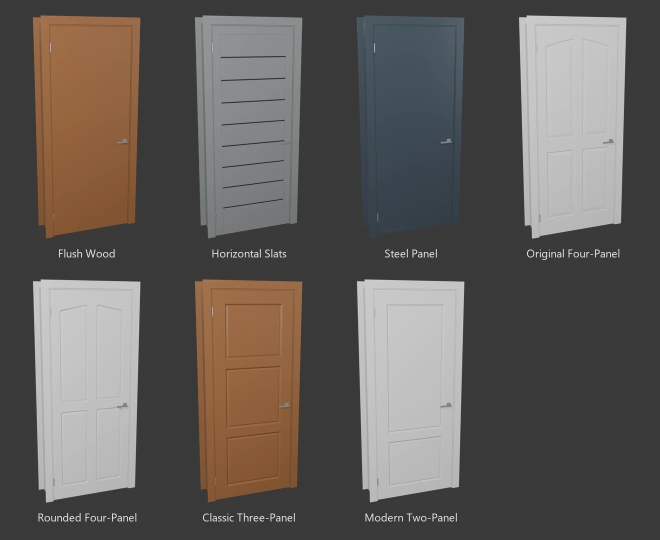
#> input picture _images/door-styles.webp, 1320 x 1080 px, given in place of door-styles.webp.png, which was not available (shown at 1/2 size)
$ python -i compose.py   (imports and definitions only)
#> lines starting #> are read from the running program, lines starting #| are printed output that depends on the picture
"""Compose the documentation figures from the renders and panel screenshots.

Run with any Python that has Pillow:

    python tools/compose.py

Every figure is a plain dark page with the subject, an optional panel inset,
thin arrows and short labels. Output goes to docs/images as WebP.
"""

import json
from pathlib import Path
import sys

from PIL import Image, ImageDraw, ImageFont

TOOLS = Path(__file__).resolve().parent
RENDERS = TOOLS / '_renders'
IMAGES = TOOLS.parent / 'docs' / 'images'
BACKGROUND = (57, 57, 57, 255)
ARROW = (242, 177, 52, 255)
LABEL = (232, 232, 232, 255)
FONT = 'C:/Windows/Fonts/segoeui.ttf'


def render(name, width=None, pad=12, trim=True):
    """A transparent render, trimmed to its content with a small margin."""
#> called with name = '../_images/door-styles.webp', pad = 12, trim = True
    image = Image.open(RENDERS / f'{name}.png').convert('RGBA')
    if trim:
        left, top, right, bottom = image.getchannel('A').getbbox()
#> left = 0; top = 0; right = 1320; bottom = 1080
        image = image.crop((max(0, left - pad), max(0, top - pad), right + pad, bottom + pad))
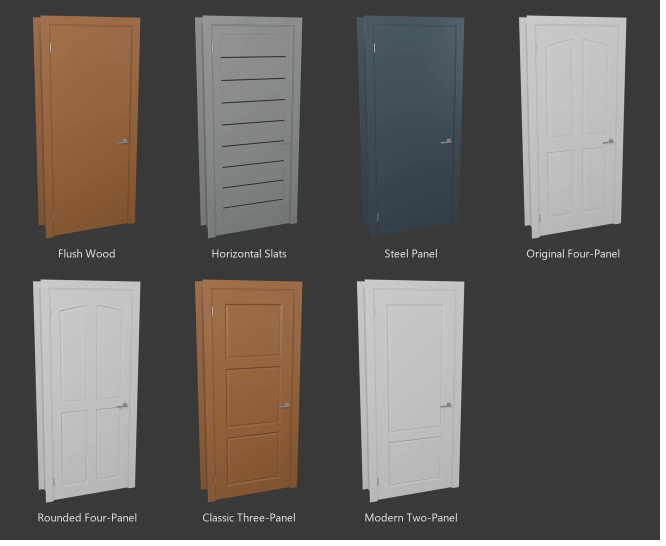
#> image: PIL image 1332x1092 RGBA (shown at 1/2 size); mean R, G, B, A 95.6, 90.8, 87.1, 249.9; transparent parts drawn white
    if width:
        image = image.resize((width, round(image.height * width / image.width)), Image.LANCZOS)
    return image


# [6 lines left out: function panel, not called in this run]


def font(size):
    return ImageFont.truetype(FONT, size)


def label(draw, center, text, size=24):
    draw.text(center, text, fill=LABEL, font=font(size), anchor='mm')


# [106 lines left out: functions arrow, tree, save, window_collision_detail, fit, grid and 5 more, not called in this run]


def stairs_finish():
    grid('stairs-finish', [render('stairs_finish_original'), render('stairs_finish_plates')], 2, (560, 420),
         ['Original Bevel', 'Tread Plates'])


def stairs_collisions():
    grid('stairs-collisions', [render('stairs_collisions_steps'), render('stairs_collisions_ramp')], 2, (600, 560),
         ['Flight Shape: Steps', 'Flight Shape: Ramp'])


# [5 lines left out: function railing_types, not called in this run]


def railing_mounting():
    grid('railing-mounting', [render('stairs_mounting_flight'), render('stairs_mounting_wall')], 2, (600, 560),
         ['Flight Mounted on both sides', 'Wall Mounted outer side, with Preview Wall'])


def hero():
    tiles = [render('hero_door'), render('hero_window'), render('hero_stairs')]
    grid('hero', tiles, 3, (440, 440), gap=30)


# [20 lines left out: functions texturing_atlas, texturing_ready, not called in this run]


def painter_bake():
    grid('painter-bake', [render('door_painter_high')], 1, (1400, 620))


FIGURES = {'window-collision-detail': window_collision_detail, 'door-styles': door_styles,
           'door-handles': door_handles, 'door-layouts': door_layouts, 'window-presets': window_presets,
           'stairs-presets': stairs_presets, 'stairs-finish': stairs_finish, 'stairs-collisions': stairs_collisions,
           'railing-types': railing_types, 'railing-mounting': railing_mounting, 'hero': hero,
           'texturing-atlas': texturing_atlas, 'painter-bake': painter_bake, 'texturing-ready': texturing_ready}

# [3 lines not run here, left out]

>>> result = render('../_images/door-styles.webp')

$ run again, on _images/hero.webp
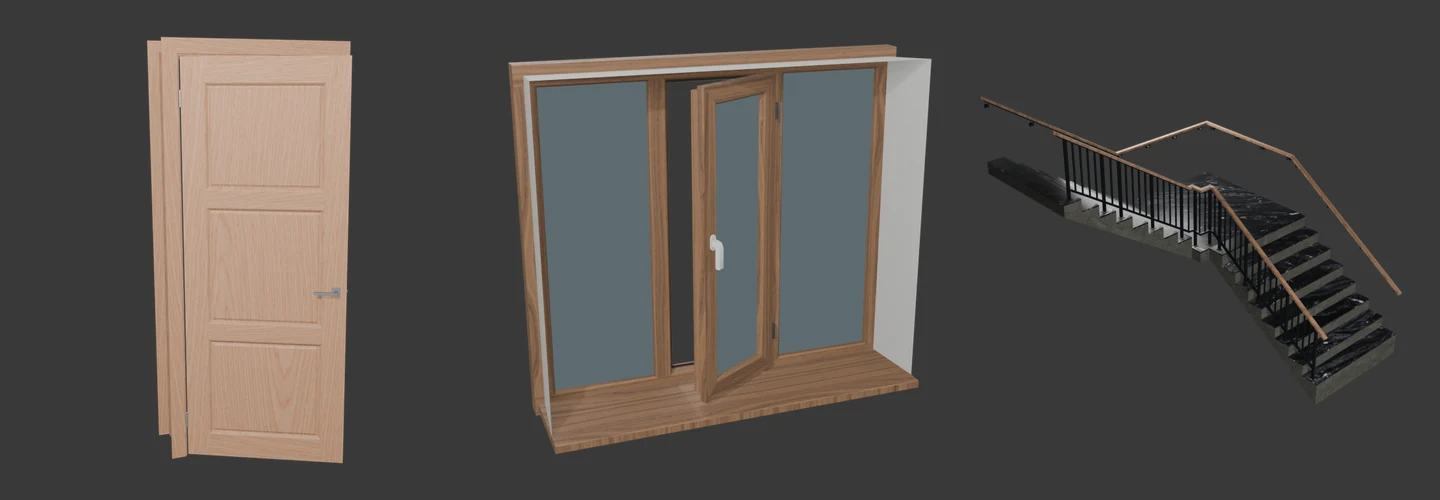
#> input picture _images/hero.webp, 1440 x 500 px, given in place of hero.webp.png, which was not available
#> left = 0; right = 1440; bottom = 500
#> in render, `image = image.crop((max(0, left - pad), max(0, top - pad), right + pad..`:
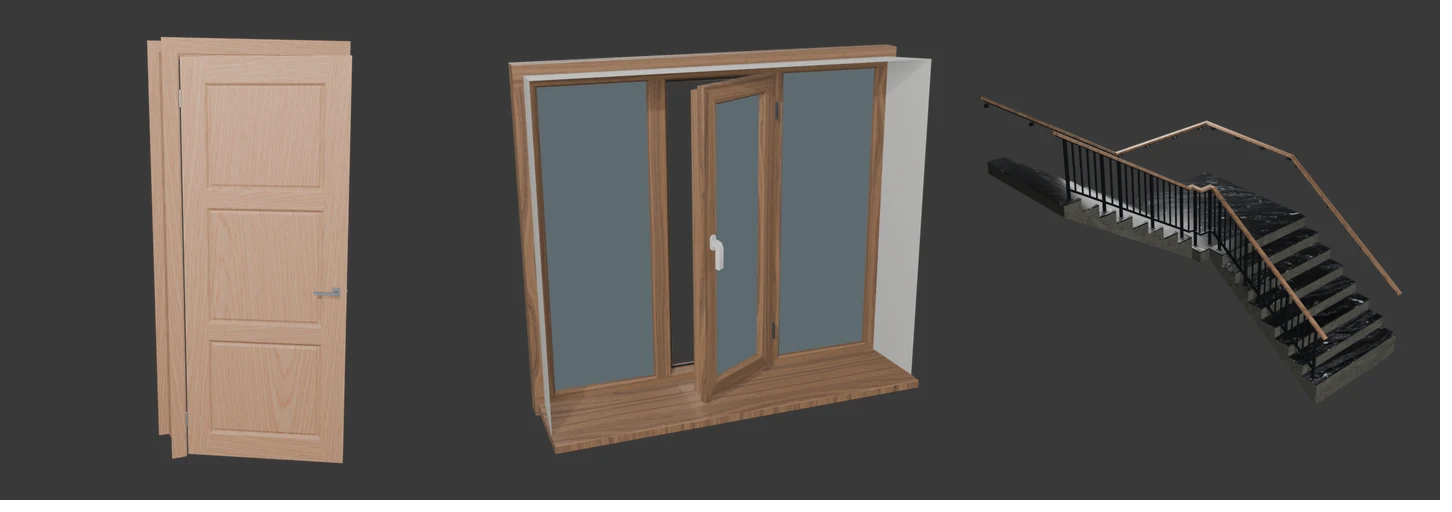
#> image: PIL image 1452x512 RGBA; mean R, G, B, A 81.1, 76.4, 72.7, 247; transparent parts drawn white

$ run again, on _images/painter-bake.webp
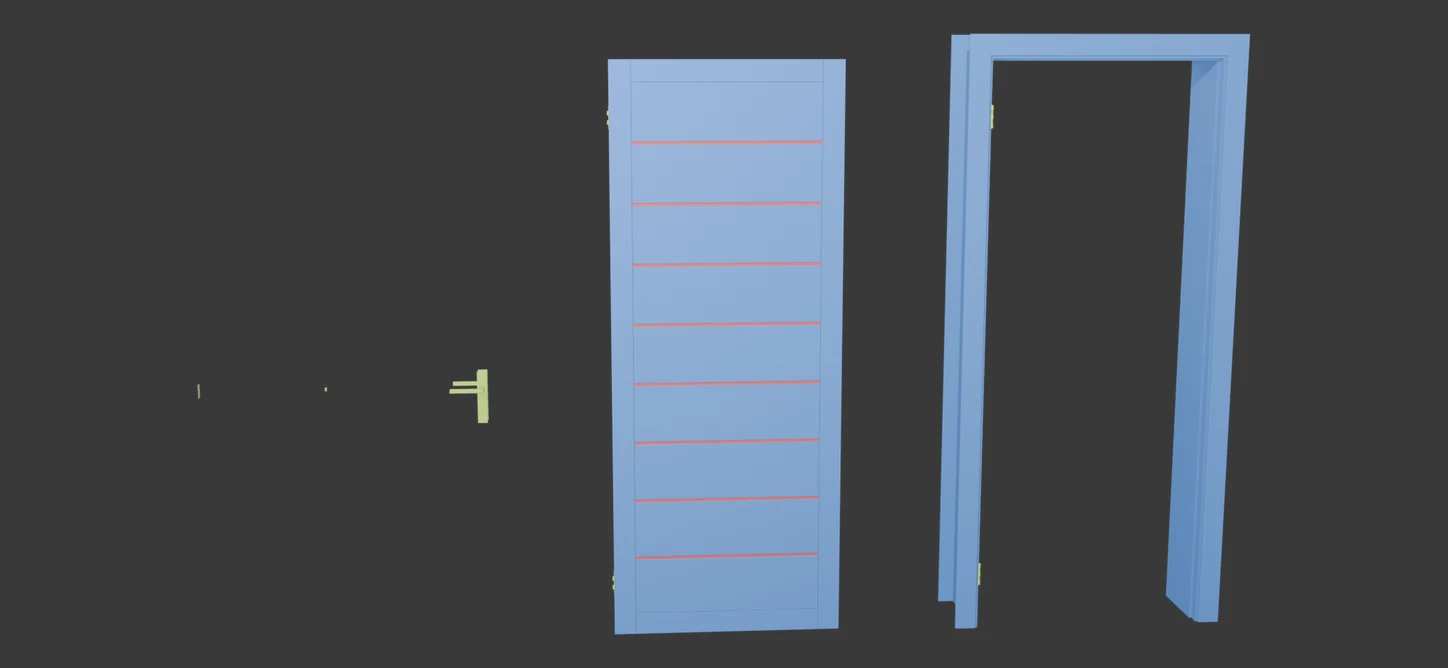
#> input picture _images/painter-bake.webp, 1448 x 668 px, given in place of painter-bake.webp.png, which was not available
#> left = 0; right = 1448; bottom = 668
#> in render, `image = image.crop((max(0, left - pad), max(0, top - pad), right + pad..`:
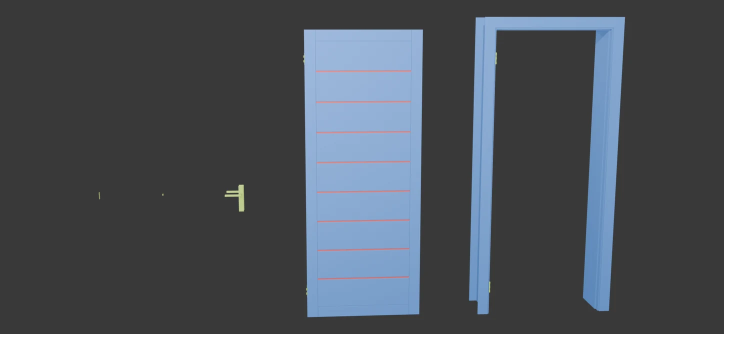
#> image: PIL image 1460x680 RGBA (shown at 1/2 size); mean R, G, B, A 70.9, 77, 84.6, 248.4; transparent parts drawn white
